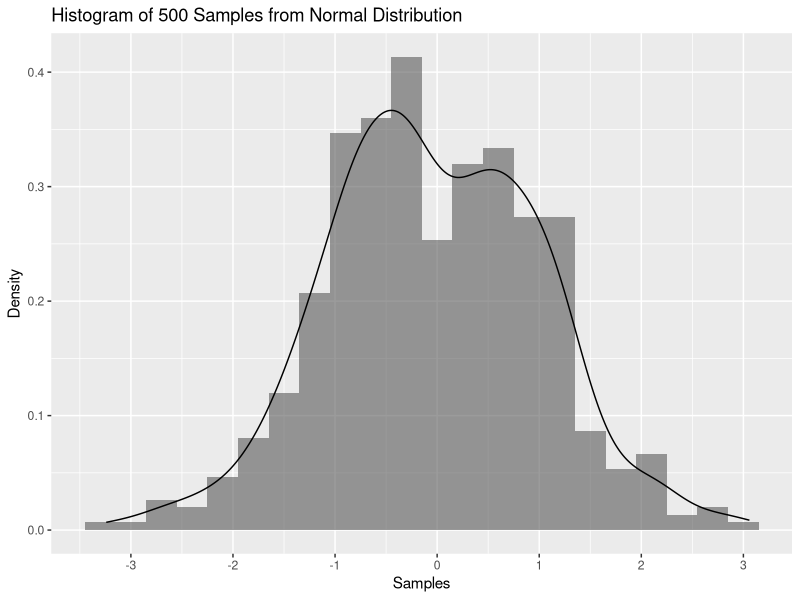
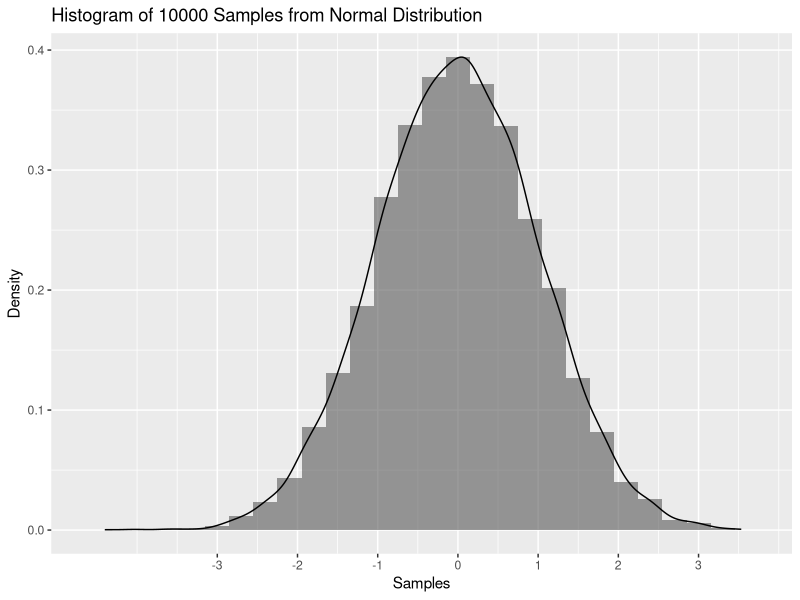
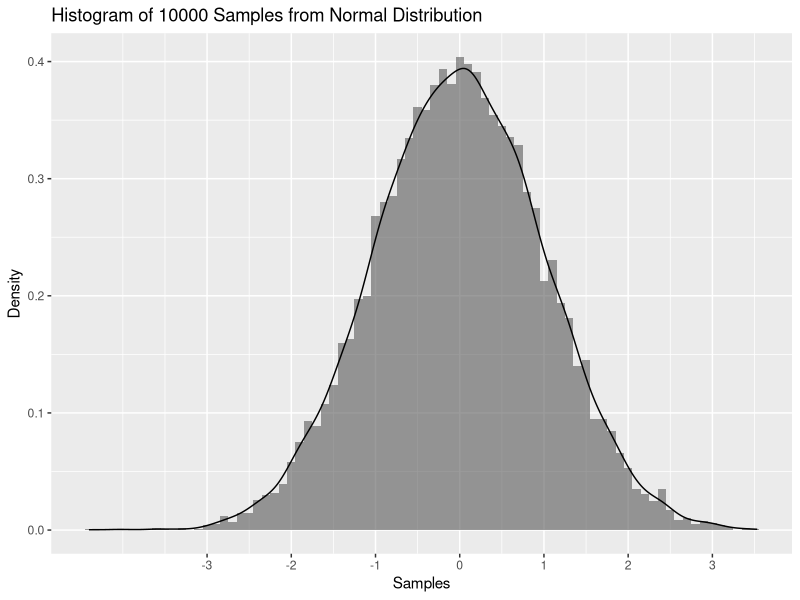
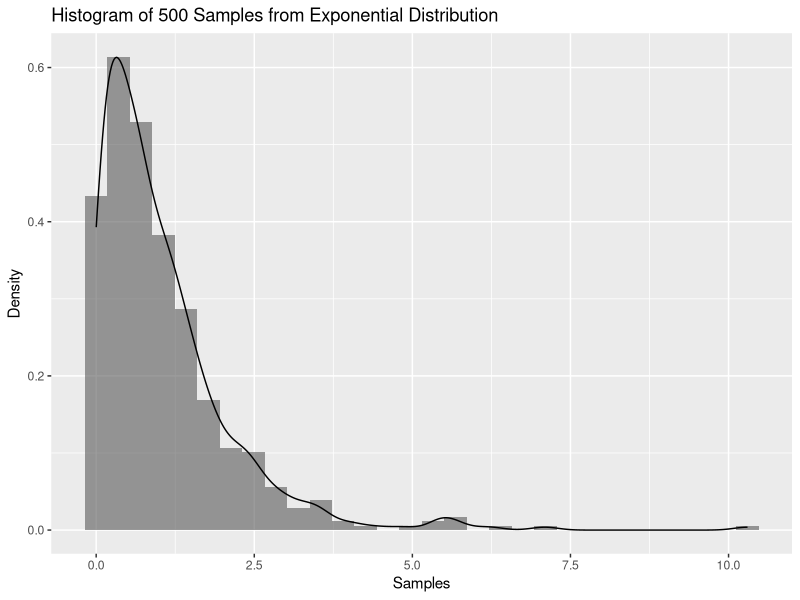
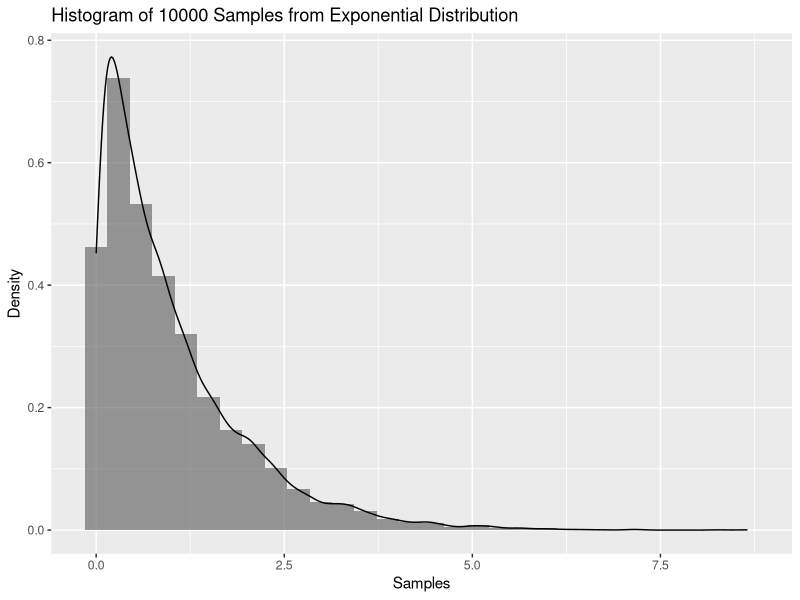
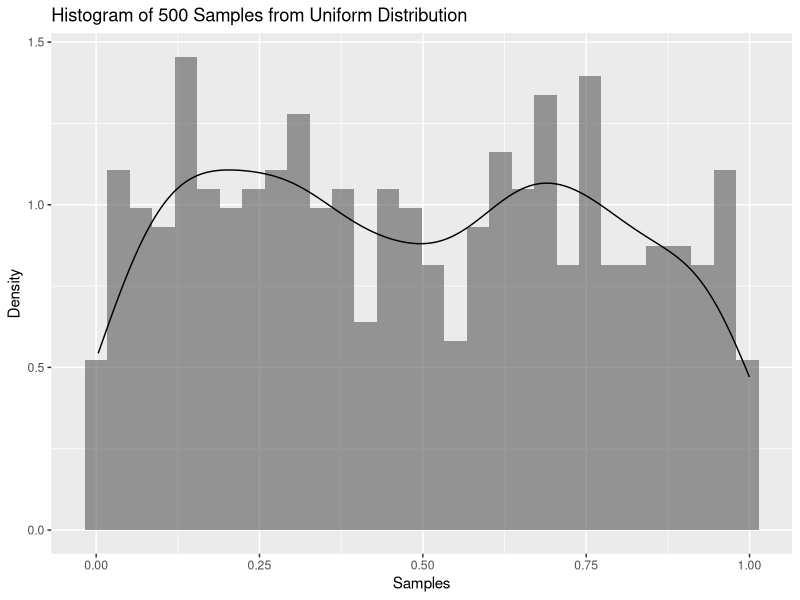
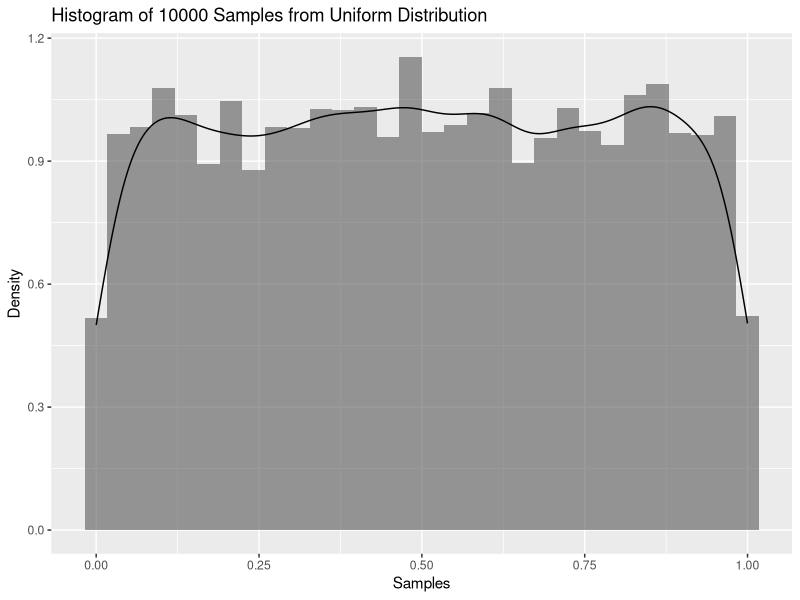

Generate these figures, in order, with R:
# ---- 0. Setup and load libraries, if any ----

library(ggplot2)  # load the graphing library

if(!require("rstudioapi")) install.packages("rstudioapi")
setwd(dirname(getSourceEditorContext()$path))  # set working directory


# ---- 1. Continuous distributions: Normal ----

samples_norm_500 <- rnorm(500)
samples <- data.frame(samples=samples_norm_500)

ggplot(samples, aes(x=samples)) +
  geom_histogram(aes(y=..density..), alpha=0.6, binwidth=0.3) +
  geom_density(aes(y=..density..)) +
  scale_x_continuous(breaks=c(-3:3)) +
  ylab("Density") +
  xlab("Samples") +
  ggtitle("Histogram of 500 Samples from Normal Distribution")


# ---- 1a. What happens when we increase the sample size? ----
samples_norm_10000 <- rnorm(10000)
samples <- data.frame(samples=samples_norm_10000)

ggplot(samples, aes(x=samples)) +
  geom_histogram(aes(y=..density..), alpha=0.6, binwidth=0.3) +
  geom_density(aes(y=..density..)) +
  scale_x_continuous(breaks=c(-3:3)) +
  ylab("Density") +
  xlab("Samples") +
  ggtitle("Histogram of 10000 Samples from Normal Distribution")

  
# ---- 1b. What happens when we decrease the bin size? ----

ggplot(samples, aes(x=samples)) +
  geom_histogram(aes(y=..density..), alpha=0.6, binwidth=0.1) +
  geom_density(aes(y=..density..)) +
  scale_x_continuous(breaks=c(-3:3)) +
  ylab("Density") +
  xlab("Samples") +
  ggtitle("Histogram of 10000 Samples from Normal Distribution")


# ---- 2. Continuous distributions: Exponential ----

samples_exp_500 <- rexp(500)
samples <- data.frame(samples=samples_exp_500)

ggplot(samples, aes(x=samples)) +
  geom_histogram(aes(y=..density..), alpha=0.6) +
  geom_density(aes(y=..density..)) +
  ylab("Density") +
  xlab("Samples") +
  ggtitle("Histogram of 500 Samples from Exponential Distribution")

samples_exp_10000 <- rexp(10000)
samples <- data.frame(samples=samples_exp_10000)

ggplot(samples, aes(x=samples)) +
  geom_histogram(aes(y=..density..), alpha=0.6) +
  geom_density(aes(y=..density..)) +
  ylab("Density") +
  xlab("Samples") +
  ggtitle("Histogram of 10000 Samples from Exponential Distribution")


# ---- 3. Continuous distributions: Uniform ----

samples_uni_500 <- runif(500)
samples <- data.frame(samples=samples_uni_500)

ggplot(samples, aes(x=samples)) +
  geom_histogram(aes(y=..density..), alpha=0.6) +
  geom_density(aes(y=..density..)) +
  ylab("Density") +
  xlab("Samples") +
  ggtitle("Histogram of 500 Samples from Uniform Distribution")

samples_uni_10000 <- runif(10000)
samples <- data.frame(samples=samples_uni_10000)

ggplot(samples, aes(x=samples)) +
  geom_histogram(aes(y=..density..), alpha=0.6) +
  geom_density(aes(y=..density..)) +
  ylab("Density") +
  xlab("Samples") +
  ggtitle("Histogram of 10000 Samples from Uniform Distribution")
